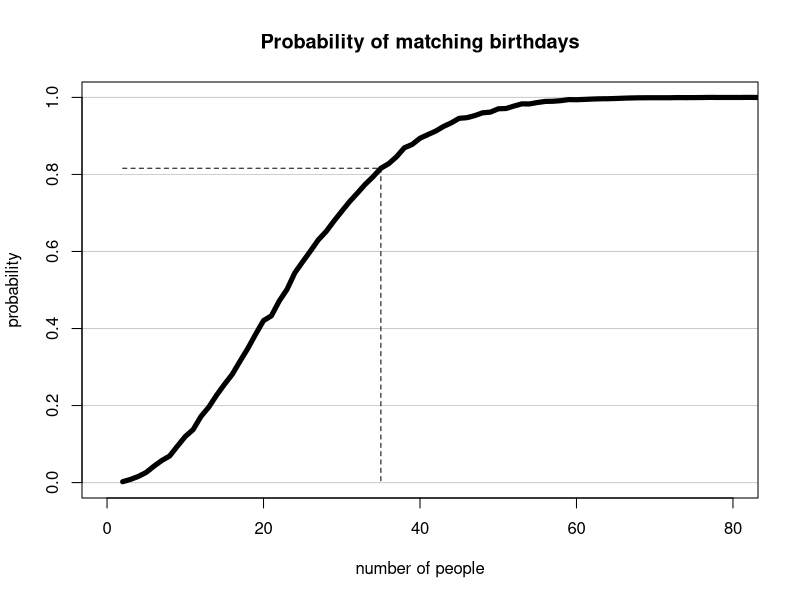
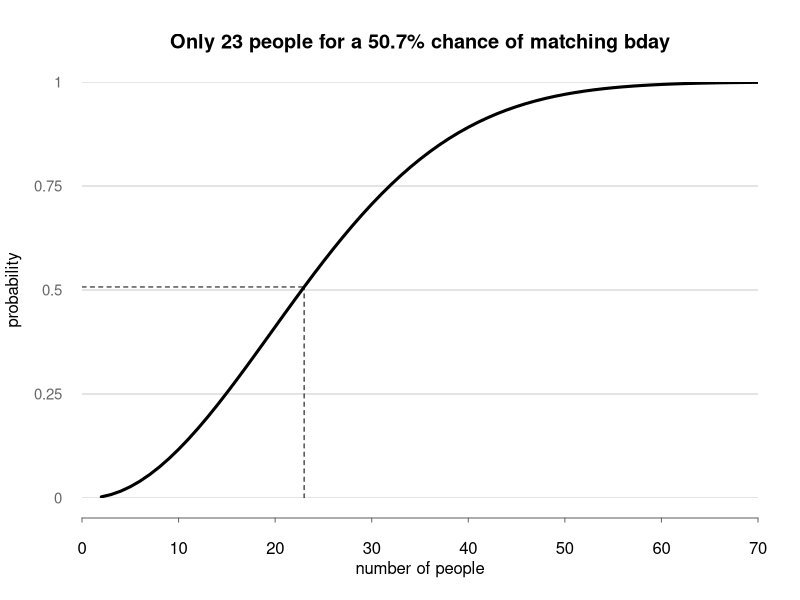
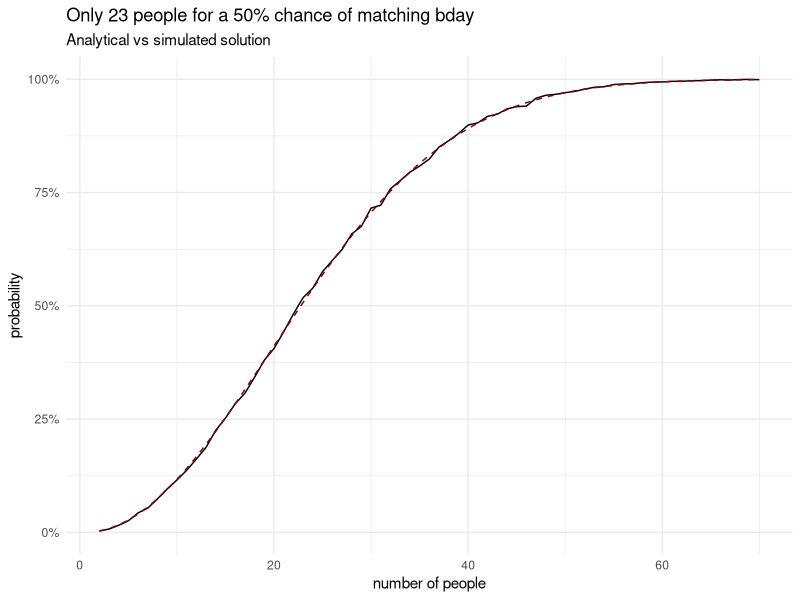

Reproduce these figures in R, in order.
## ---- chunk 1
set.seed(15317)  # has to be a larger odd number. why?
nr_people <- 35  # even integers and floats are vectors of size one!

simulate_birthdays <- function(nr_people, nr_sim = 10000) {
	birthday_events <- replicate(n = nr_sim, {
		birthdays <- sample(x = 1:365, size = nr_people, replace = TRUE)
		anyDuplicated(birthdays) > 0  # returns for each sim
	})
	mean(birthday_events)  # this returns implicitly!
}

pr_same_bday <- simulate_birthdays(nr_people)
bday_match_size <- sapply(2:90, simulate_birthdays, nr_sim = 10000)
## ---- chunk 2
#| output: true
#| warning: false
#| code-fold: true
#| code-summary: Show the visualization code
#| fig-cap: "It takes a lot of effort to make a nice visualization in base R. This is why we will switch very soon to the tidyverse and ggplot grammar of graphics"

plot(
    x = 2:90, y = bday_match_size, 
    type = "l", lty = 1, lwd = 5,
    xlab = "number of people", ylab = "probability",
    main = "Probability of matching birthdays",
    xlim = c(0, 80), ylim = c(0, 1), # Limits
    panel.first = abline(h = seq(0, 1, 0.2), col = "grey80")
)
segments(
    x0 = nr_people, y0 = bday_match_size[nr_people - 1], 
    x1 = nr_people, y1 = 0, 
    lty = "dashed"
)
segments(
    x0 = 2, y0 = bday_match_size[nr_people - 1], 
    x1 = nr_people, y1 = bday_match_size[nr_people - 1], 
    lty = "dashed"
)
## ---- chunk 3
#| warning: false
n_grid <- seq(2, 70, by = 1)  # alternative to 2:70

# notice the anonymous function notation \(x) 
prob <- sapply(n_grid, \(x) 1 - prod(366 - 1:x) / 365^x)
sim  <- data.frame(nr_people = n_grid, prob = prob)

sim["diff"] <- abs(0.5 - sim$prob)
prob_half   <- sim[which.min(sim$diff), ]
prob_half
## ---- chunk 4
#| code-fold: true
#| code-summary: Show the visualization code

par(# mar = c(3, 3, 3, 3),  # Dist' from plot to side of page
    mgp = c(3, 1, 0),       # Dist' plot to label
    las = 1,                # Rotate y-axis text
    tck = -.01,             # Reduce tick length
    xaxs = "i", yaxs = "i"  # Remove plot padding
) 

plot(
    x = sim$nr_people, y = sim$prob, type = "l", 
    ylab = "probability", xlab = "number of people", lwd=3,
    main = paste0(
        "Only ", prob_half$nr_people, " people for a ", 
        round(prob_half$prob * 100, 1), "% chance of matching bday"
    ),
    axes = FALSE, # Don't plot the axes
	frame.plot = FALSE, # Remove the frame
	xlim = c(0, 70), ylim = c(0, 1), # Limits
	panel.first = abline(h = seq(0, 1, 0.25), col = "grey80")
)

segments(
    x0 = prob_half$nr_people, y0 = 0, 
    x1 = prob_half$nr_people, y1 = prob_half$prob,
    lty="dashed"
)
segments(
    x0 = 0, y0 = prob_half$prob, 
    x1 = prob_half$nr_people, y1 = prob_half$prob, 
    lty="dashed"
)
at <- pretty(sim$nr_people)
axis(side = 1, at = at, col = "grey40", line = 1, cex = 0.7)
at <- seq(0, 1, 0.25)
mtext(side = 2, text = at, at = at, col = "grey40", line = 1, cex = 0.9)
## ---- chunk 5
#| output: true
#| warning: false
#| message: false

library(tidyverse)
library(glue)

sim_tidy <- tidyr::crossing(
        people = seq(2, 70, by=1), 
        trial  = 1:10000,
    ) |>
    dplyr::mutate(
        birthday = purrr::map(people, \(x) sample(365, x, replace = TRUE)), 
        multiple = purrr::map_lgl(birthday, \(x) any(duplicated(x)))
    ) |>
    dplyr::group_by(people) |>
    dplyr::summarise(chance = mean(multiple)) |>
    dplyr::mutate(analytical_solution = 
        purrr::map_dbl(people, \(x) 1 - prod(366 - 1:x) / 365^x)
    )

prob_half_tidy <- sim_tidy |> mutate(diff = abs(0.5 - analytical_solution)) |>
    arrange(diff) |>
    head(1)
prob_half_ppl <- prob_half_tidy |> pull(people)
prob_half_tidy
## ---- chunk 6
#| warning: false
#| message: false
#| fig-cap: "Notice how we got a visualization of a similar quality with much less code"

ggplot(sim_tidy) +
    geom_line(aes(people, chance)) +
    geom_line(aes(people, analytical_solution), lty="dashed", color = "darkred") + 
    scale_y_continuous(labels = scales::percent_format()) +
    labs(
        title = glue("Only {prob_half_ppl} people for a 50% chance of matching bday"),
        subtitle = "Analytical vs simulated solution",
        y = "probability", x = "number of people"
    ) + 
    theme_minimal()
